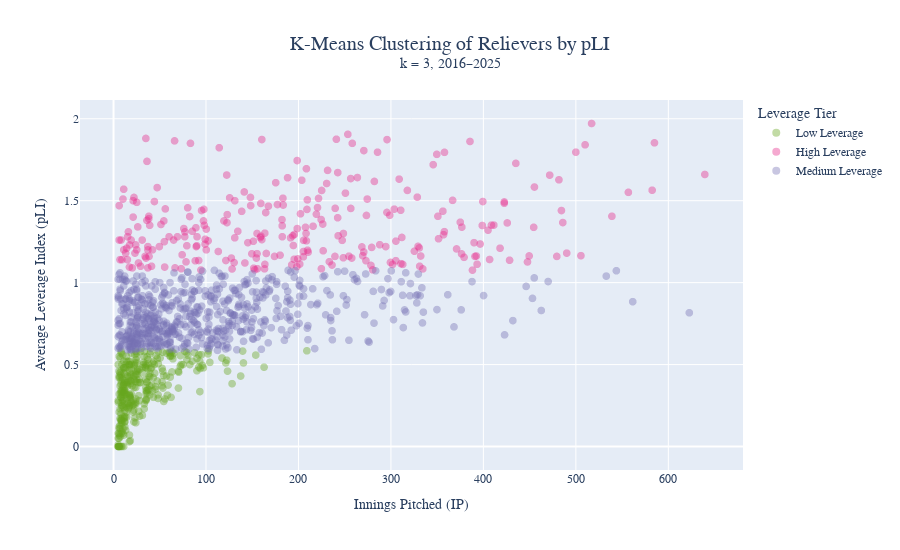

The notebook cell this image was saved under:
### Code cell
# Visualize the 3 leverage clusters
cluster_li = rp_df.groupby('Leverage_Cluster')['LI'].mean().sort_values()
cluster_order = list(cluster_li.index)
cluster_labels = {cluster_order[0]: 'Low Leverage', cluster_order[1]: 'Medium Leverage', cluster_order[2]: 'High Leverage'}
cluster_colors = {cluster_order[0]: '#66A61E', cluster_order[1]: '#7570B3', cluster_order[2]: '#E7298A'}

# Round all hover columns for clean display
rp_df['ERA'] = rp_df['ERA'].round(2)
rp_df['WAR'] = rp_df['WAR'].round(2)
rp_df['LI'] = rp_df['LI'].round(2)
rp_df['IP'] = rp_df['IP'].round(1)

fig_cl = px.scatter(
    rp_df,
    x='IP', y='LI',
    color=rp_df['Leverage_Cluster'].map(cluster_labels),
    color_discrete_map={'Low Leverage': '#66A61E', 'Medium Leverage': '#7570B3', 'High Leverage': '#E7298A'},
    hover_data=['Player', 'ERA', 'WAR', 'LI', 'IP', 'Seasons'],
    labels={'IP': 'Innings Pitched (IP)', 'LI': 'Average Leverage Index (pLI)', 'color': 'Cluster'},
    title=f'K-Means Clustering of Relievers by pLI<br><sup>k = 3, {START_YEAR}\u2013{END_YEAR}</sup>'
)
fig_cl.update_traces(marker=dict(size=8, opacity=0.4))
fig_cl.update_layout(
    font_family='Georgia, Times New Roman, serif',
    height=550, width=900,
    legend_title_text='Leverage Tier',
    hoverlabel=dict(font_family='Georgia, Times New Roman, serif'),
    title_x=0.5,
    title_font_size=20,
)
_hover_bg_cl = {'Low Leverage': '#E8F5E0', 'Medium Leverage': '#ECEAF5', 'High Leverage': '#FCE4F0'}
fig_cl.for_each_trace(lambda t: t.update(
    hoverlabel=dict(bgcolor=_hover_bg_cl.get(t.name, '#fff'), font_color='#333'),
    hovertemplate=t.hovertemplate.replace('=', ' = ') if t.hovertemplate else t.hovertemplate
))
fig_cl.show()

for label, cluster_id in [(l, c) for c, l in cluster_labels.items()]:
    n = (rp_df['Leverage_Cluster'] == cluster_id).sum()
    avg_li = rp_df[rp_df['Leverage_Cluster'] == cluster_id]['LI'].mean()
    print(f"  {label}: {n} pitchers (avg pLI: {avg_li:.2f})")

### Figure 1 — Plotly figure (JSON) as saved in the notebook; plotly's stock layout.template omitted (floating-point values rounded to 4 significant figures; data arrays with more than 128 entries replaced by an {"elided": "..."} marker saying what was removed)
{"data": [{"customdata": {"elided": "317x4 mixed values"}, "hoverlabel": {"bgcolor": "#E8F5E0", "font": {"color": "#333"}}, "hovertemplate": "Cluster = Low Leverage<br>Innings Pitched (IP) = %{x}<br>Average Leverage Index (pLI) = %{y}<br>Player = %{customdata[0]}<br>ERA = %{customdata[1]}<br>WAR = %{customdata[2]}<br>Seasons = %{customdata[3]}<extra></extra>", "legendgroup": "Low Leverage", "marker": {"color": "#66A61E", "opacity": 0.4, "size": 8, "symbol": "circle"}, "mode": "markers", "name": "Low Leverage", "showlegend": true, "type": "scattergl", "x": {"elided": "317 float values"}, "xaxis": "x", "y": {"elided": "317 float values"}, "yaxis": "y"}, {"customdata": {"elided": "272x4 mixed values"}, "hoverlabel": {"bgcolor": "#FCE4F0", "font": {"color": "#333"}}, "hovertemplate": "Cluster = High Leverage<br>Innings Pitched (IP) = %{x}<br>Average Leverage Index (pLI) = %{y}<br>Player = %{customdata[0]}<br>ERA = %{customdata[1]}<br>WAR = %{customdata[2]}<br>Seasons = %{customdata[3]}<extra></extra>", "legendgroup": "High Leverage", "marker": {"color": "#E7298A", "opacity": 0.4, "size": 8, "symbol": "circle"}, "mode": "markers", "name": "High Leverage", "showlegend": true, "type": "scattergl", "x": {"elided": "272 float values"}, "xaxis": "x", "y": {"elided": "272 float values"}, "yaxis": "y"}, {"customdata": {"elided": "606x4 mixed values"}, "hoverlabel": {"bgcolor": "#ECEAF5", "font": {"color": "#333"}}, "hovertemplate": "Cluster = Medium Leverage<br>Innings Pitched (IP) = %{x}<br>Average Leverage Index (pLI) = %{y}<br>Player = %{customdata[0]}<br>ERA = %{customdata[1]}<br>WAR = %{customdata[2]}<br>Seasons = %{customdata[3]}<extra></extra>", "legendgroup": "Medium Leverage", "marker": {"color": "#7570B3", "opacity": 0.4, "size": 8, "symbol": "circle"}, "mode": "markers", "name": "Medium Leverage", "showlegend": true, "type": "scattergl", "x": {"elided": "606 float values"}, "xaxis": "x", "y": {"elided": "606 float values"}, "yaxis": "y"}], "layout": {"font": {"family": "Georgia, Times New Roman, serif"}, "height": 550, "hoverlabel": {"font": {"family": "Georgia, Times New Roman, serif"}}, "legend": {"title": {"text": "Leverage Tier"}, "tracegroupgap": 0}, "title": {"font": {"size": 20}, "text": "K-Means Clustering of Relievers by pLI<br><sup>k = 3, 2016–2025</sup>", "x": 0.5}, "width": 900, "xaxis": {"anchor": "y", "domain": [0, 1], "title": {"text": "Innings Pitched (IP)"}}, "yaxis": {"anchor": "x", "domain": [0, 1], "title": {"text": "Average Leverage Index (pLI)"}}}}
